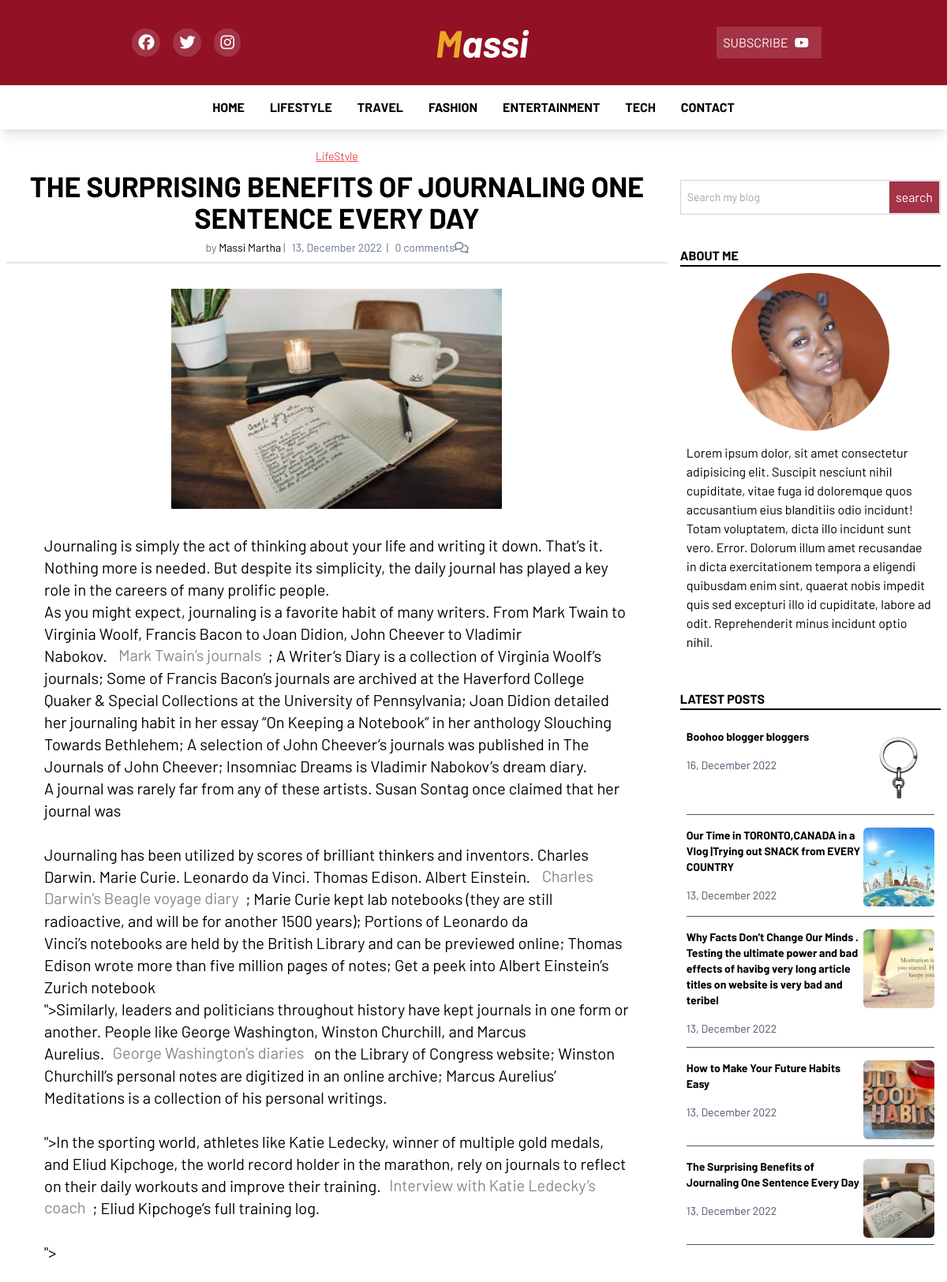
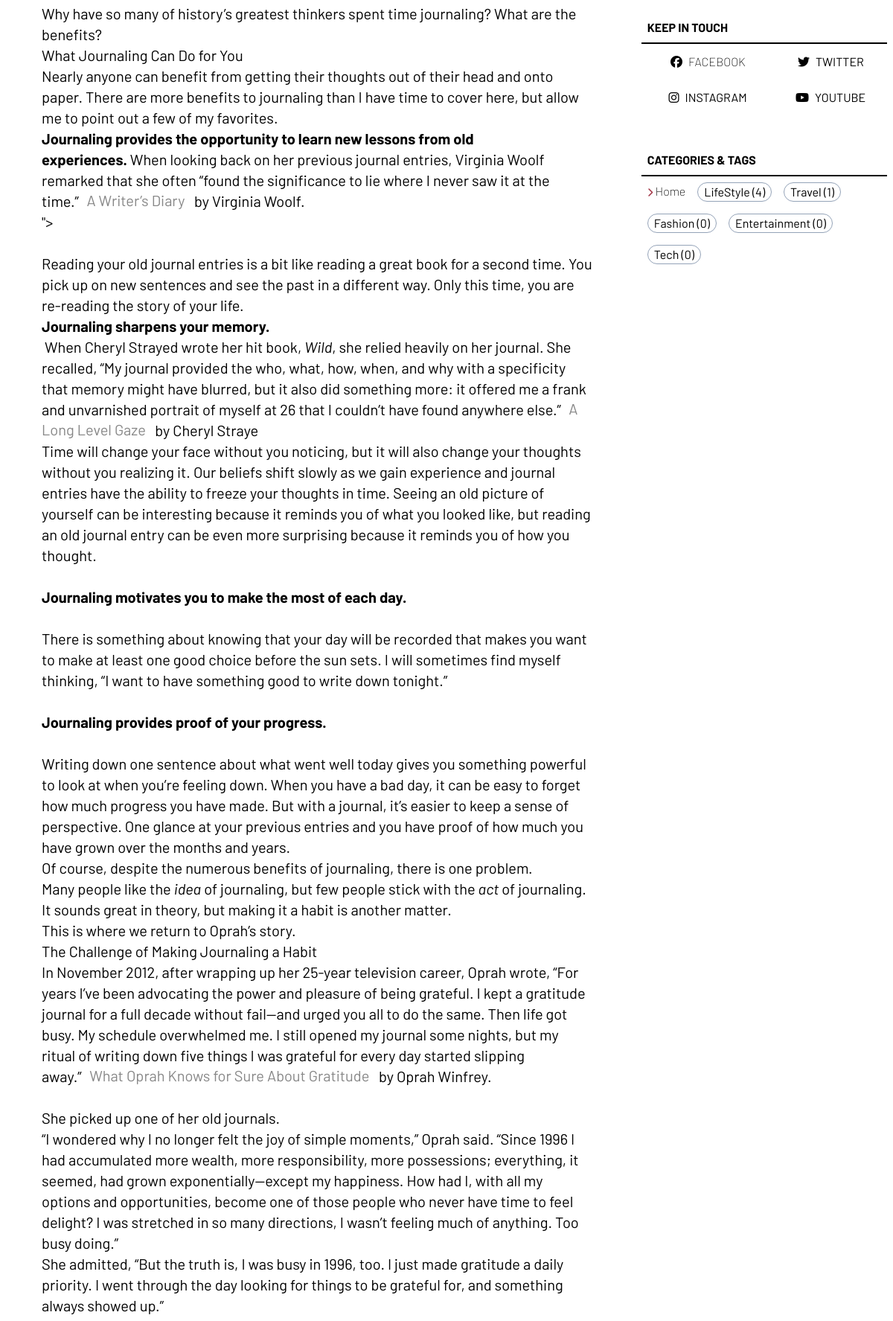
Screenshot of /blog_article.php?post_key=4 (upper part) with the database file from the repository (2 pictures, top to bottom).
### tables this page shows
CREATE TABLE `tbl_categories` (
  `id` int(11) NOT NULL,
  `name` text NOT NULL
);

CREATE TABLE `tbl_blog_posts` (
  `id` int(11) NOT NULL,
  `title` text NOT NULL,
  `cat_id` int(11) NOT NULL,
  `post_status` int(11) NOT NULL DEFAULT 1 COMMENT '1 is for publish\r\n0 is for draft',
  `cover_image` text NOT NULL,
  `post_content` text NOT NULL,
  `date` date NOT NULL DEFAULT current_timestamp()
);

CREATE TABLE `tbl_about` (
  `id` int(11) NOT NULL,
  `aboutus` text NOT NULL,
  `fb` text NOT NULL,
  `tw` text NOT NULL,
  `ig` text NOT NULL,
  `yt` text NOT NULL,
  `pp` text NOT NULL
);

### partials/left_content_about.php (the view, shortened to what this page needs)
<div class="main__right__content px-2  lg:my-8 lg:w-[40%] w-full lg:h-screen  lg:pl-2 ">
    <form action="blog-search" method="post" class="w-full flex justify-center items-center px-2 lg:px-0 my-8 ">
     <div class="w-full border border-slate-300 flex justify-center items-center ">
      <input type="search" name="search" placeholder="Search my blog" class="p-2 text-sm w-full   focus:outline-none">
      <input type="submit" value="search" class="bg-[#A23445] p-2 border text-white">
     </div>
    </form>
<div class="about__section my-10">
<div class="about_me w-full border-b-2 border-black">
  <h2 class="uppercase header_h1">about me</h2>
</div>
<div class="me w-full flex justify-center items-center flex-col p-2">
  <div class="img_box w-[200px] h-[200px] overflow-hidden rounded-[50%]">
    <img src="images/<?php echo $pp; ?>" alt="Massi Martha" class="object-cover shadow-lg w-full h-full">
  </div>
  <div data-aos="fade-up" data-aos-duration="1000" class="content  mt-4 ">
  <?php echo $abt; ?>
  </div>
</div>
</div>
<div class="about__section my-10">
  <div class="about_me w-full border-b-2 border-black mb-4">
    <h2 class="uppercase header_h1">latest posts</h2>
  </div>
  <div class="w-full lg:flex justify-center items-center flex-col  p-2">
  <?php
$get_cats = $db->query("SELECT * FROM tbl_blog_posts order by id DESC limit 0,5");
while($row = $get_cats->fetch_assoc()) {
   $lp_id = $row['id'];
   $lp_title = $row['title'];
   $lp_cim= $row['cover_image'];
   $lp_date= date("d, F Y ", strtotime($row['date']));
    ?>
    <div data-aos="fade-up" data-aos-duration="1000" class="wrapper w-full flex justify-between max-h-[150px] overflow-hidden border-b border-slate-600 mb-4">
      <div class="data-s w-full">
       <a href="blog_article?<?php echo md5($lp_id); ?>&post_key=<?php echo $lp_id; ?>" title="<?php echo $lp_title ?>" class="hover:text-[#A23445] transition-all ease-in">
         <h3 class="text-sm font-bold"><?php echo $lp_title; ?></h3>
       </a>
        <p class="capitalize text-sm text-slate-600 my-4"><?php echo $lp_date; ?></p>
      </div>
      <div class="img w-2/5 h-[100px] overflow-hidden rounded-md mb-2">
       <a href="blog_article?<?php echo md5($lp_id); ?>&post_key=<?php echo $lp_id; ?>" title="<?php echo $lp_title; ?>">
        <img src="images/<?php echo $lp_cim; ?>" alt="<?php echo $lp_title; ?>" class="w-full h-full object-cover">
       </a>
      </div>
    </div>
    <?php } ?>
  </div>
  </div>
<div class="about__section mt-10 bg-black text-white lg:text-black lg:bg-white">
  <div class="about_me w-full border-b-2 border-black">
    <h3 class="uppercase p-2 header_h1">keep in touch</h3>
  </div>
  <div data-aos="fade-up" data-aos-duration="1000" class="flex justify-around items-center flex-wrap">
    <a href="<?php echo $fb; ?>"class="m-2 font-extralight uppercase"><i class="hover:text-[#A23445]  transition-all  ease-linear m-2 fa-brands fa-facebook"></i>facebook</a>
   <a href="<?php echo $tw; ?>" class="m-2 uppercase"><i class="hover:text-[#A23445] transition-all ease-linear m-2 fa-brands fa-twitter"></i>twitter</a>
   <a href="<?php echo $ig; ?>" class="m-2 uppercase"><i class="hover:text-[#A23445] transition-all ease-linear m-2 fa-brands fa-instagram"></i>instagram</a>
   <a href="<?php echo $yt; ?>" class="m-2 uppercase"><i class="hover:text-[#A23445] transition-all ease-linear m-2 fa-brands fa-youtube"></i>youtube</a>
   </div>
  </div>
<div class="about__section  lg:mt-10 mb-2 lg:my-10 bg-black text-white lg:text-black lg:bg-white ">
  <div class="about_me w-full border-b-2 border-black">
    <h2 class="uppercase p-2 header_h1">categories & Tags</h2>
  </div>
  <div class="flex flex-wrap">
    <a href="index" class="m-2 font-extralight capitalize hover:text-[#A23445] transition-all ease-in"><i class="fa-solid text-xs fa-chevron-right text-[#A23445]"></i> Home</a>
  <?php
$get_cats = $db->query("SELECT * FROM tbl_categories order by id ASC");
while($row = $get_cats->fetch_assoc()) {
   $c_id = $row['id'];
   $c_name = $row['name'];
    ?>
<a href="all-articles?<?php echo $c_name.''.md5($c_name); ?>&cat=<?php echo $c_id; ?>" class="m-2 border border-slate-400 capitalize rounded-full  bg-[#A23445] lg:bg-white  px-2 hover:bg-[#A23445] hover:text-white hover:border-white transition-all ease-in"><?php echo $c_name; ?> <span>(<?php
    $sql1 = "SELECT * FROM tbl_blog_posts WHERE cat_id=$c_id";
                        $res1 = mysqli_query($conn, $sql1);
                        $count1 = mysqli_num_rows($res1);
                        echo $count1;
                    ?>)</span></a>
<?php } ?>
   </div>
  </div>
  </div>

### partials/header.php (shortened to what this page needs)
<!DOCTYPE html>
<html lang="en">
<head>
    <link rel="stylesheet" href="css/output.css">
    <link rel="stylesheet" href="css/main.css">
   <link href="https://unpkg.com/aos@2.3.1/dist/aos.css" rel="stylesheet">
</head>
<body>
    <div class="hidden lg:flex logo w-full  justify-around py-6 px-10 text-white bg-[#921125] items-center">
    <div class="flex justify-around items-center">
      <?php
      $results = $db->query("SELECT * FROM tbl_about");
      if($row = $results->fetch_assoc()) {
      $fb = $row['fb'];
      $tw=$row['tw'];
      $yt=$row['yt'];
      $ig=$row['ig'];
      }
          ?>
            <a href="<?php echo $fb; ?>"class="mx-2 rounded-full flex items-center p-2 bg-[#A23445] "><i class=" text-xl transition-all ease-linear fa-brands fa-facebook"></i></a>
           <a href="<?php echo $tw; ?>" class="mx-2 p-2 rounded-full flex items-center bg-[#A23445] "><i class=" text-xl transition-all ease-linear fa-brands fa-twitter"></i></a>
           <a href="<?php echo $ig; ?>" class="mx-2 p-2 rounded-full flex items-center bg-[#A23445] "><i class=" text-xl transition-all ease-linear fa-brands fa-instagram"></i></a>
           </div>
       <a href="index" class="text-[3rem]">
       <h1 class="header_h1 font-extrabold leading-tight italic "><span class="text-[#EBA826]">M</span>assi</h1>
       </a>
       <div title="subscribe to our youtube" class="flex items-center p-2 cursor-pointer bg-[#A23445]">
        <p>SUBSCRIBE  </p>
        <a href="<?php echo $yt; ?>" class="mx-2"><i class="hover:text-[#A23445] transition-all ease-linear fa-brands fa-youtube" title="subscribe to our youtube"></i></a>
       </div>
      </div>
<?php
$results = $db->query("SELECT * FROM tbl_about");
if($row = $results->fetch_assoc()) {
$abt=$row['aboutus'];
$fb = $row['fb'];
$tw=$row['tw'];
$yt=$row['yt'];
$ig=$row['ig'];
$pp=$row['pp'];
}
    ?>
        <div class="large__screen shadow-lg sticky top-0 z-50 hidden bg-white lg:flex justify-between items-center">
          <ul class="w-full h-full flex justify-center items-center">
<li class="p-4 h-full transition-all ease-in-out hover:text-[#A23445]"><a href="index" class=" uppercase">home</a></li>
<?php
$get_cats = $db->query("SELECT * FROM tbl_categories order by id ASC limit 0,5");
while($row = $get_cats->fetch_assoc()) {
   $c_id = $row['id'];
   $c_name = $row['name'];
    ?>
<li class="p-4 h-full transition-all ease-in-out hover:text-[#A23445]"><a href="all-articles?<?php echo $c_name.''.md5($c_name); ?>&cat_key=<?php echo $c_id; ?>" class="uppercase"><?php echo $c_name; ?></a></li>
<?php } ?>
<li class="p-4 h-full transition-all ease-in-out  hover:text-[#A23445]"><a href="" class=" uppercase">contact</a></li>
          </ul>
        </div>

### blog_article.php (shortened to what this page needs)
<?php
include 'config/config.inc.php';
?>
<?php
        if(isset($_GET['post_key'])){
            $post_key = $_GET['post_key'];
            $sql = "SELECT * FROM tbl_blog_posts WHERE id=$post_key";
            $res = mysqli_query($conn, $sql);
            $count = mysqli_num_rows($res);
            if($count==1){
                $row = mysqli_fetch_assoc($res);
                $title = $row['title'];
                $content = $row['post_content'];
               $cover_image = $row['cover_image'];
                $category=$row['cat_id'];
                $post_date=date("d, F Y ", strtotime($row['date']));
            }
            else
            {
                header('location:index');
            }
        }
        else
        {
            header('location:index');
        }
    ?>
<?php
include 'partials/header.php';
?>
<main id="hero-top" class="lg:flex">
  <div class="main__left__content w-full">
<div class="post__wrapper p-2 w-full ">
<div class="post_data flex justify-center items-center flex-col border-b-2 pb-2">
    <p class="capitalize text-red-500 text-sm mt-4 underline">
      <?php
$get_cat = $db->query("SELECT * FROM tbl_categories WHERE id=$category ");
while($row = $get_cat->fetch_assoc()) {
   echo $row['name'];
} ?></p>
    <h2 class="header_h1 text-2xl lg:text-4xl uppercase text-center my-2">
      <?php echo $title ?>
    </h2>
    <p class="date text-xs md:text-sm text-slate-500">by <span class="text-black">Massi Martha</span>&nbsp;| &nbsp; <?php echo $post_date ?>  &nbsp;| &nbsp; <span>
    <?php
    $sql1 = "SELECT * FROM tbl_comments WHERE post_id=$post_key";
                        $res1 = mysqli_query($conn, $sql1);
                        $count1 = mysqli_num_rows($res1);
                        echo $count1;
                    ?>
    </span> comments<i class="fa-regular fa-comments"></i> </p>
  </div>
<div class="cimage mt-8 flex justify-center items-center w-full">
    <img src="images/<?php echo $cover_image ?>" alt="<?php echo $title ?>" class="object-contain w-full md:w-1/2">
</div>
<div data-aos="fade-up" class="content my-8 px-4 text-xl lg:px-12 w-full  lg:text-xl">
<?php echo $content ?>
</div>
  </div>
  </div>
  <?php
  include 'partials/left_content_about.php';
  ?>
</main>
</body>
</html>

### css/main.css (style rules this page uses)
* { margin: 0; padding: 0; box-sizing: border-box; }
body { font-family: 'Barlow', sans-serif; font-weight: 400; }
.header_h1 { font-weight: 700; }
li a { font-weight: 700; }

### rows the page displays
tbl_categories: name "LIFESTYLE", name "LifeStyle", count1 "4"
tbl_categories: name "TRAVEL", name "Travel", count1 "1"
tbl_categories: name "FASHION", name "Fashion", count1 "0"
tbl_categories: name "ENTERTAINMENT", name "Entertainment", count1 "0"
tbl_categories: name "TECH", name "Tech", count1 "0"
tbl_blog_posts: title "THE SURPRISING BENEFITS OF JOURNALING ONE SENTENCE EVERY DAY", date "13, December 2022", cover_image (picture), post_content "Journaling is simply the act of thinking about your life and writing it down. That’s it. Nothing more is needed. But despite its simplicity, the daily journal has played a key role in the careers of many prolific people. As you might expect, journaling is a favorite habit of many writers. From Mark Twain to Virginia Woolf, Francis Bacon to Joan Didion, John Cheever to Vladimir Nabokov. Mark Twain’s journals ; A Writer’s Diary is a collection of Virginia Woolf’s journals; Some of Francis Bacon’s journals are archived at the Haverford College Quaker & Special Collections at the University of Pennsylvania; Joan Didion detailed her journaling habit in her essay “On Keeping a Notebook” in her…", title "The Surprising Benefits of Journaling One Sentence Every Day"
tbl_about: pp (picture), aboutus "Lorem ipsum dolor, sit amet consectetur adipisicing elit. Suscipit nesciunt nihil cupiditate, vitae fuga id doloremque quos accusantium eius blanditiis odio incidunt! Totam voluptatem, dicta illo incidunt sunt vero. Error. Dolorum illum amet recusandae in dicta exercitationem tempora a eligendi quibusdam enim sint, quaerat nobis impedit quis sed excepturi illo id cupiditate, labore ad odit. Reprehenderit minus incidunt optio nihil."
tbl_blog_posts: title "Boohoo blogger bloggers", date "16, December 2022", cover_image (picture)
tbl_blog_posts: title "Our Time in TORONTO,CANADA in a Vlog |Trying out SNACK from EVERY COUNTRY", date "13, December 2022", cover_image (picture)
tbl_blog_posts: title "Why Facts Don’t Change Our Minds . Testing the ultimate power and bad effects of havibg very long article titles on website is very bad and teribel", date "13, December 2022", cover_image (picture)
tbl_blog_posts: title "How to Make Your Future Habits Easy", date "13, December 2022", cover_image (picture)

### other values shown
$count1 "0"
